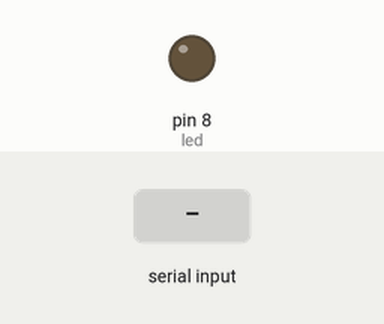
Recording of a sketch running on a simulated Arduino Uno, built with avr-gcc and run on an emulated ATmega328P. Parts: output pins drawn as LEDs (lit = HIGH). Inputs (shaded band) come from the test bench.

Above: at 1.2 s.
1.3 s: "A" received over Serial
At 1.7 s:
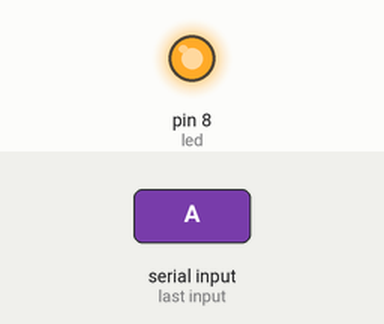
2.8 s: "B" received over Serial
At 4.0 s:
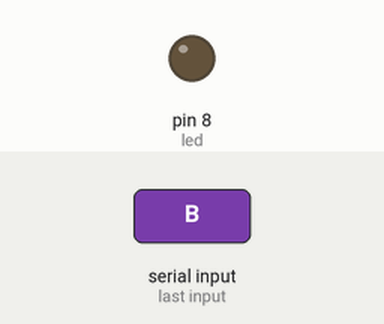
Timing chart, 0 to 5.8 s (numbered marks = the images above; inputs shaded):
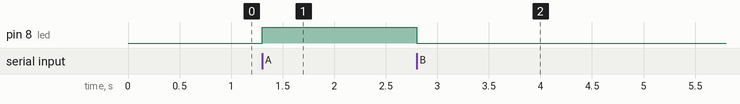

The sketch:

LEDKontrol.ino
```cpp
/*
 Python bluetooth client programı gönderilen A ve B datalarına göre led yakıp söndüren
 Bluetooth protokolü kullanımı Örneği

 Author:Serhat Saday

 */

// LED bağlatı pinleri
int led = 8;
char gelenVeri;
void setup()
{
  pinMode(led,OUTPUT);


  Serial.begin(9600);
}

void loop()
{
  while(Serial.available()>0)
  {
    gelenVeri = Serial.read();
    switch(gelenVeri)
    {
    case 'A':
      digitalWrite(led,HIGH);
      break;
    case 'B':
      digitalWrite(led,LOW);
      break;

    }
  }
}
```

Measured:
- after the input at 1.3 s, pin 8 (led): LOW → HIGH at once
- after the input at 2.8 s, pin 8 (led): HIGH → LOW at once
